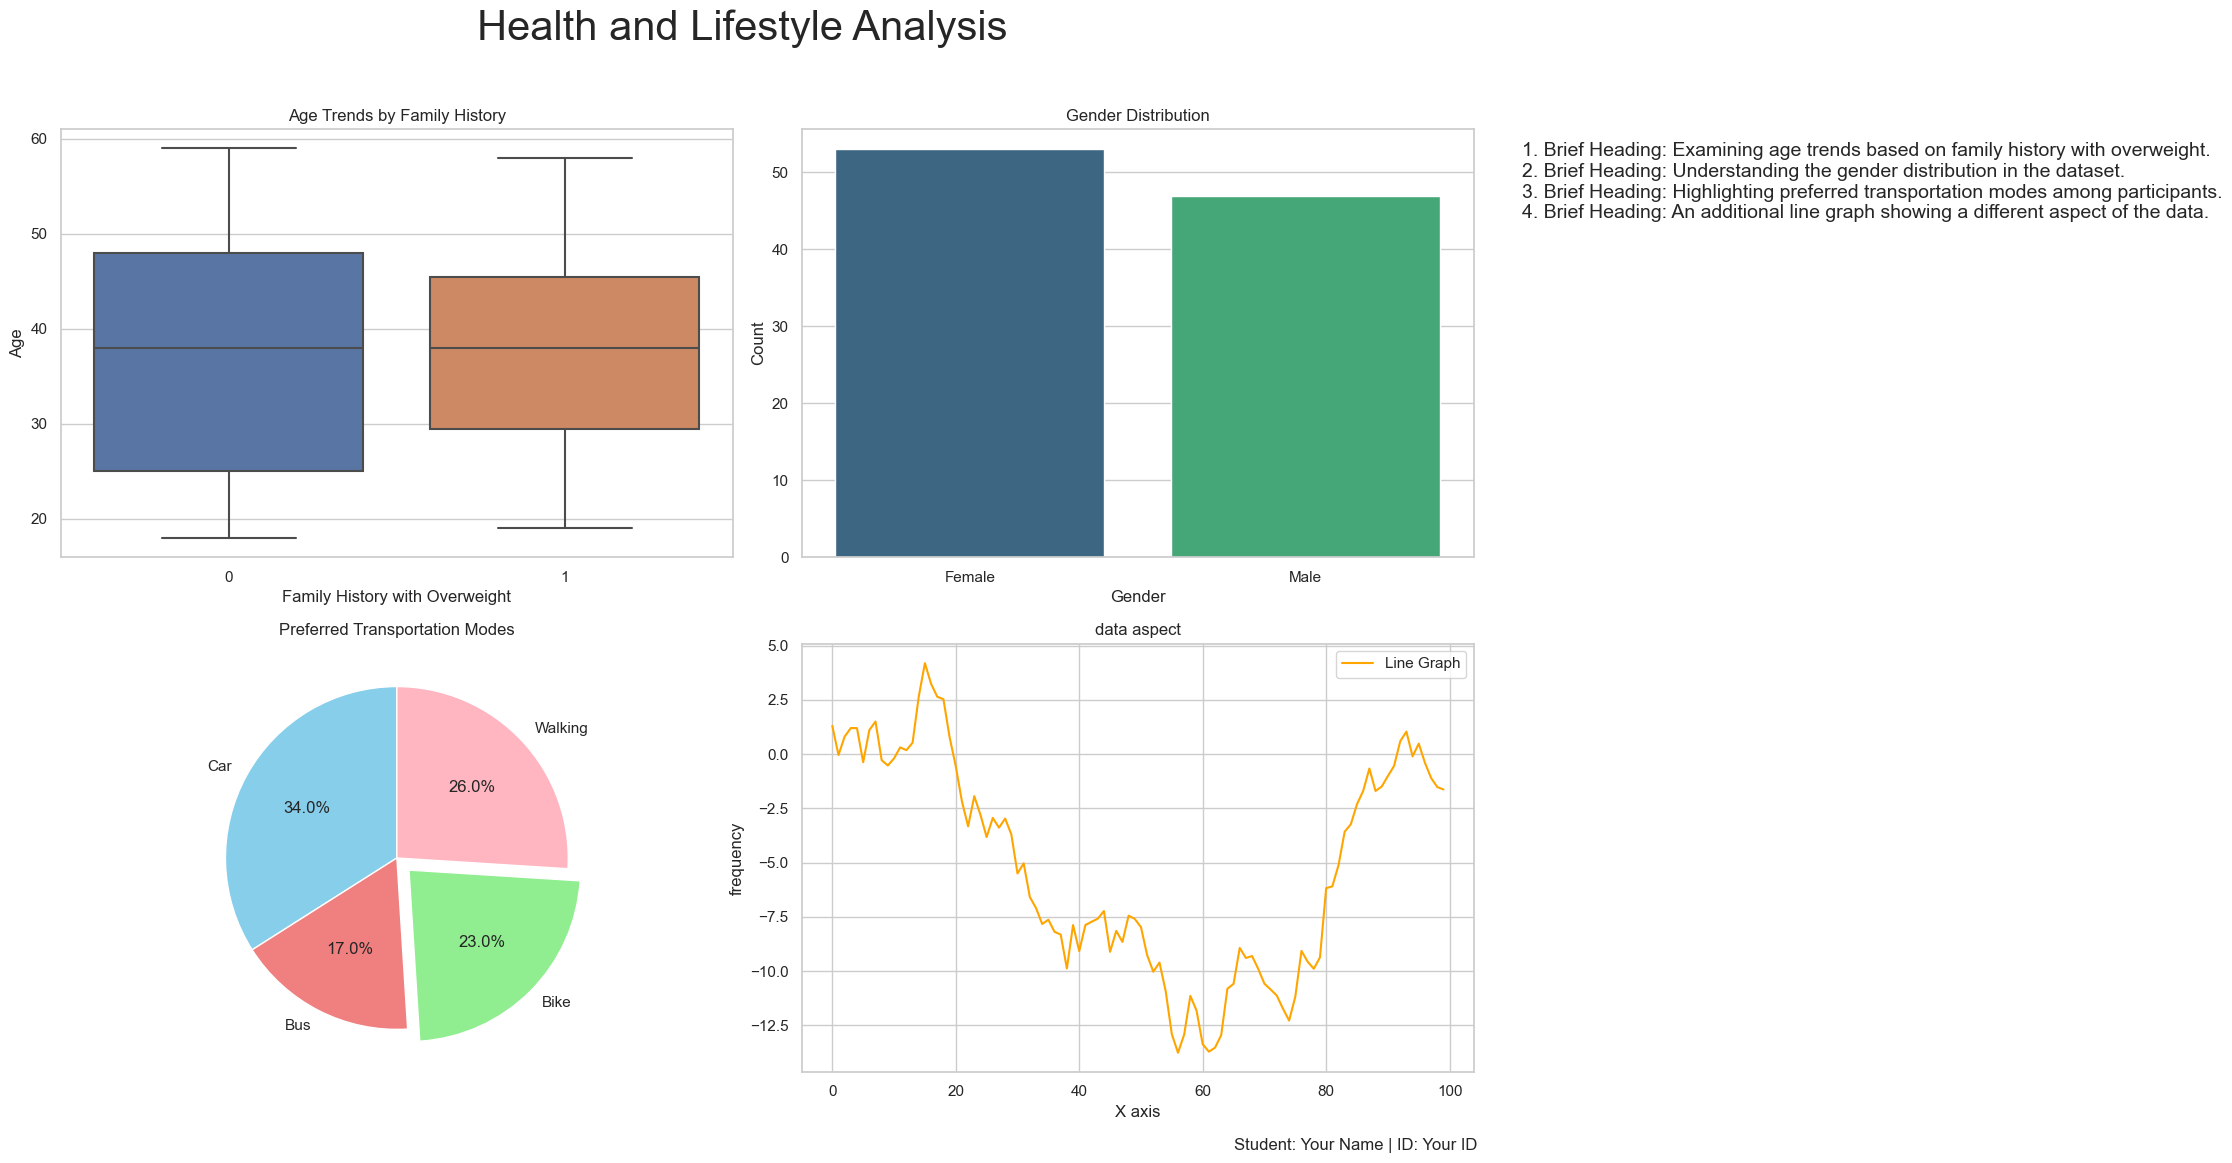

Source code (Python):
import pandas as pd
import numpy as np
import matplotlib.pyplot as plt
import seaborn as sns

# Set the file path
file_path = r'C:\DOCUMENT\BUSINESS DOC\january jobs\New folder\obesity.csv'

# Read the CSV file into a Pandas DataFrame
df = pd.read_csv(file_path)
# Generate mock data
np.random.seed(42)
age = np.random.randint(18, 60, 100)
family_history = np.random.choice([0, 1], size=100)
gender = np.random.choice(['Male', 'Female'], size=100)
transportation_modes = np.random.choice(['Car', 'Bus', 'Bike', 'Walking'], size=100)
line_data = np.cumsum(np.random.normal(size=100))

# Set the Seaborn style for a clean white grid
sns.set(style="whitegrid")

# Create a figure and axis for subplots
fig, axes = plt.subplots(nrows=2, ncols=2, figsize=(15, 12))  # Adjusted figure size

# Add title outside the plots
fig.suptitle('Health and Lifestyle Analysis', fontsize=30, y=0.96)  # Adjusted vertical position

# Plot 1: Age Trends by Family History
sns.boxplot(x=family_history, y=age, ax=axes[0, 0])
axes[0, 0].set_title('Age Trends by Family History')
axes[0, 0].set_xlabel('Family History with Overweight')
axes[0, 0].set_ylabel('Age')

# Plot 2: Gender Distribution
sns.countplot(x=gender, ax=axes[0, 1], palette='viridis')
axes[0, 1].set_title('Gender Distribution')
axes[0, 1].set_xlabel('Gender')
axes[0, 1].set_ylabel('Count')

# Plot 3: Pie Chart for Transportation Modes with Detached Sector
explode = (0, 0, 0.1, 0)  # Detach the third sector
transportation_counts = np.bincount(np.random.choice([0, 1, 2, 3], size=100))
axes[1, 0].pie(transportation_counts, labels=['Car', 'Bus', 'Bike', 'Walking'], autopct='%1.1f%%', startangle=90, colors=['skyblue', 'lightcoral', 'lightgreen', 'lightpink'], explode=explode)
axes[1, 0].set_title('Preferred Transportation Modes')

# Plot 4: Line Graph
axes[1, 1].plot(line_data, label='Line Graph', color='orange')
axes[1, 1].set_title('data aspect')
axes[1, 1].set_xlabel('X axis')
axes[1, 1].set_ylabel('frequency')
axes[1, 1].legend()

# Adjust layout to prevent overlapping
plt.tight_layout(rect=[0, 0.02, 1, 0.94])  # Adjusted the rectangle to leave space for the title

# Add student information at the bottom right
fig.text(0.99, 0.01, 'Student: Your Name | ID: Your ID', ha='right', fontsize=12)

# Add brief explanations with headings for each plot together on the right side
explanations = [
    "1. Brief Heading: Examining age trends based on family history with overweight.",
    "2. Brief Heading: Understanding the gender distribution in the dataset.",
    "3. Brief Heading: Highlighting preferred transportation modes among participants.",
    "4. Brief Heading: An additional line graph showing a different aspect of the data."
]

# Add explanations on the right side
fig.text(1.02, 0.85, '\n'.join(explanations), ha='left', va='top', fontsize=14)

# Save the plot as an image
plt.savefig("22079315.png", dpi=300)

# Show the plots
plt.show()

